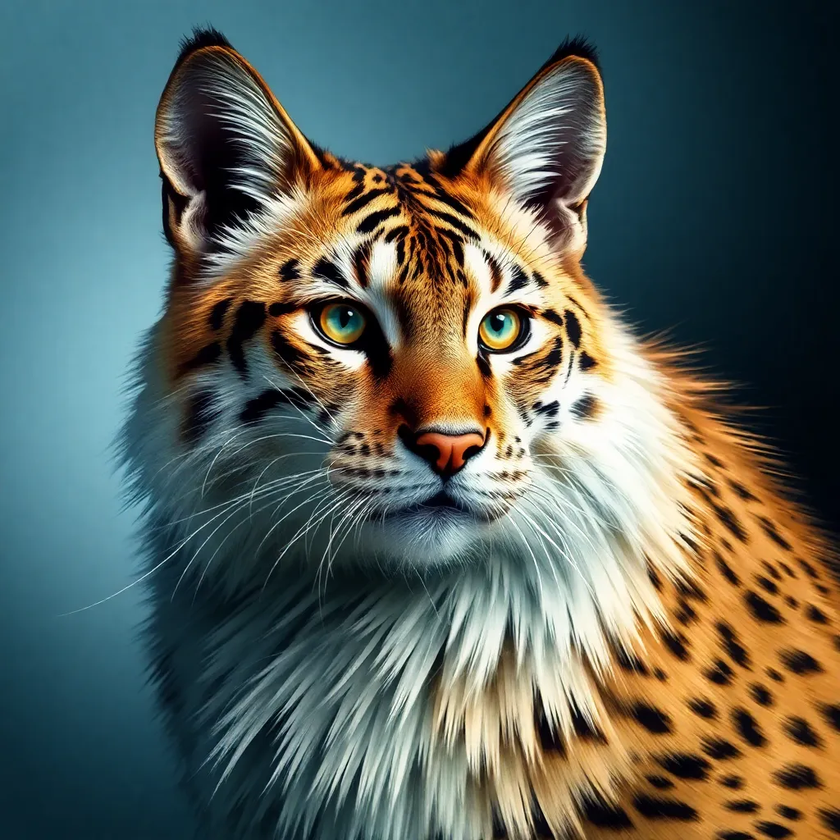
#> input picture input_image/input_image.png, 840 x 840 px, shrunk from 1024 x 1024 before the run
$ python image_encryption.py
#> lines starting #> are read from the running program, lines starting #| are printed output that depends on the picture
import os
from PIL import Image
def encrypt_image(input_image, output_image):
#> called with input_image = 'input_image/input_image.png', output_image = 'encrypted_images/encrypted_image.png'
    img = Image.open(input_image)
#> img is the input picture: PIL image 840x840 RGB; mean R, G, B 92.1, 101.4, 93.5
    pixels = img.load()
    width, height = img.size
#> width = 840; height = 840
    for y in range(height):
        for x in range(width):
            r, g, b = pixels[x, y]
            new_r = (r + 50) % 256
            new_g = (g + 100) % 256
            new_b = (b + 150) % 256
            pixels[x, y] = (new_r, new_g, new_b)
    img.save(output_image)
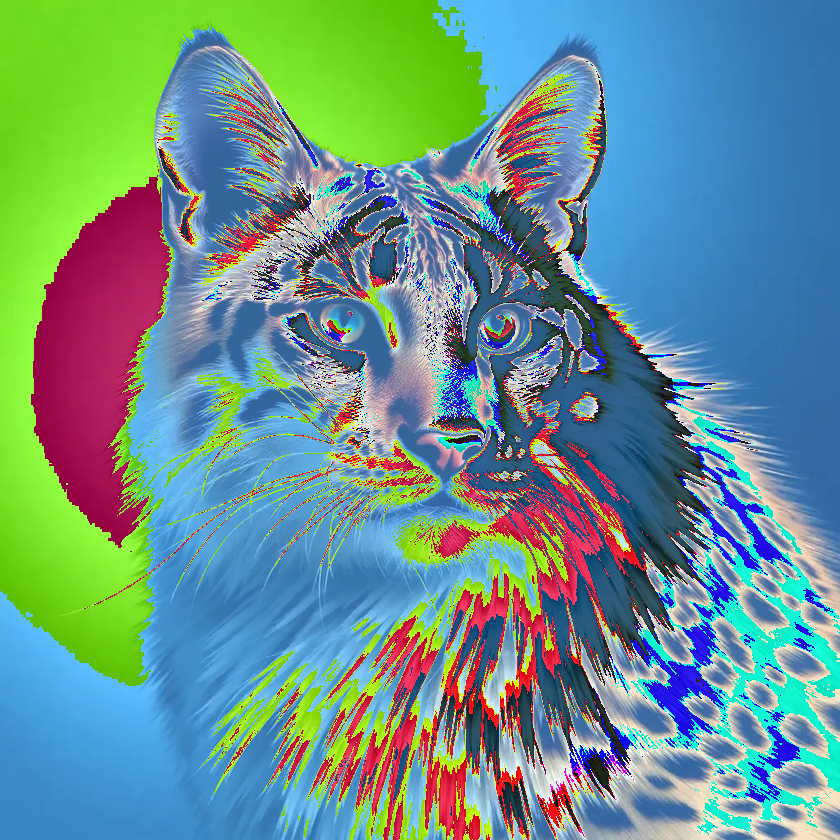
#> saved as encrypted_image.png: PIL image 840x840 RGB; mean R, G, B 104.7, 146.2, 143
    print(f"Image encrypted and saved to {output_image}")

def decrypt_image(input_image, output_image):
#> called with input_image = 'encrypted_images/encrypted_image.png', output_image = 'decrypted_images/decrypted_image.png'
    img = Image.open(input_image)
    pixels = img.load()
    width, height = img.size
#> width = 840; height = 840
    for y in range(height):
        for x in range(width):
            r, g, b = pixels[x, y]
            new_r = (r - 50) % 256
            new_g = (g - 100) % 256
            new_b = (b - 150) % 256
            pixels[x, y] = (new_r, new_g, new_b)
    img.save(output_image)
    print(f"Image decrypted and saved to {output_image}")

if __name__ == "__main__":
    input_image_path = "input_image/input_image.png"
    encrypted_image_path = "encrypted_images/encrypted_image.png"
    decrypted_image_path = "decrypted_images/decrypted_image.png"
    os.makedirs("encrypted_images", exist_ok=True)
    os.makedirs("decrypted_images", exist_ok=True)
    encrypt_image(input_image_path, encrypted_image_path)
    decrypt_image(encrypted_image_path, decrypted_image_path)
